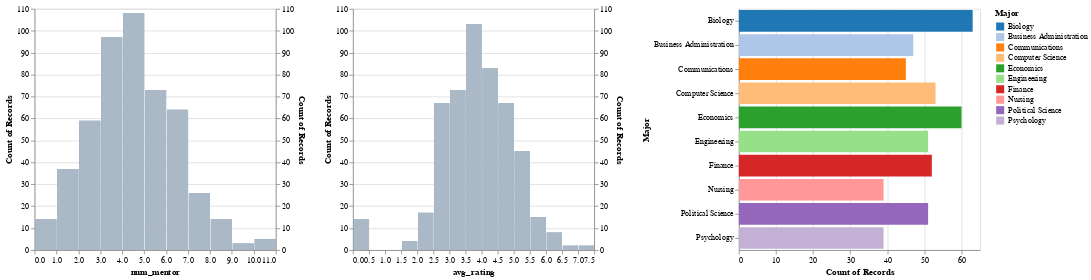

The code cell stored with this chart in its notebook:
### Code cell
#Interactive Altair visualization
#display histograms of data,sliced by a given attribute

#first, create a filter
major_filter=alt.selection_multi(fields=["Major"])
major_chart=alt.Chart().mark_bar().encode(
    x="count()",
    y=alt.Y("Major:N"),
    color=alt.condition(major_filter,
                        alt.Color("Major:N",scale=alt.Scale(scheme='category20')),
                        alt.value("lightgray"))
).properties(width=300,height=300,selection=major_filter)

# A function that generates a histogram of filtered data.
def filtered_hist(field, label, filter):
  """Creates a layered chart of histograms.
  The first layer (light gray) contains the histogram of the full data, and the
  second contains the histogram of the filtered data.
  Args:
    field: the field for which to generate the histogram.
    label: String label of the histogram.
    filter: an alt.Selection object to be used to filter the data.
  """
  base = alt.Chart().mark_bar().encode(
      x=alt.X(field, bin=alt.Bin(maxbins=20), title=label),
      y="count()").properties(width=300)
  return alt.layer(
      base.transform_filter(filter),
      base.encode(color=alt.value('lightgray'), opacity=alt.value(.7)),
  ).resolve_scale(y='independent')

# Create a chart for the count, and one for the mean.
alt.hconcat(
    filtered_hist('num_mentor', 'num_mentor', major_filter),
    filtered_hist('avg_rating', 'avg_rating', major_filter),
    major_chart,
    data=df_mentee)

### Figure 1 — Vega-Lite specification as saved in the notebook (floating-point values rounded to 4 significant figures; data arrays with more than 128 entries replaced by an {"elided": "..."} marker saying what was removed)
{"config": {"view": {"continuousWidth": 400, "continuousHeight": 300}}, "hconcat": [{"layer": [{"mark": "bar", "encoding": {"x": {"bin": {"maxbins": 20}, "field": "num_mentor", "title": "num_mentor", "type": "quantitative"}, "y": {"aggregate": "count", "type": "quantitative"}}, "transform": [{"filter": {"selection": "selector001"}}], "width": 300}, {"mark": "bar", "encoding": {"color": {"value": "lightgray"}, "opacity": {"value": 0.7}, "x": {"bin": {"maxbins": 20}, "field": "num_mentor", "title": "num_mentor", "type": "quantitative"}, "y": {"aggregate": "count", "type": "quantitative"}}, "width": 300}], "resolve": {"scale": {"y": "independent"}}}, {"layer": [{"mark": "bar", "encoding": {"x": {"bin": {"maxbins": 20}, "field": "avg_rating", "title": "avg_rating", "type": "quantitative"}, "y": {"aggregate": "count", "type": "quantitative"}}, "transform": [{"filter": {"selection": "selector001"}}], "width": 300}, {"mark": "bar", "encoding": {"color": {"value": "lightgray"}, "opacity": {"value": 0.7}, "x": {"bin": {"maxbins": 20}, "field": "avg_rating", "title": "avg_rating", "type": "quantitative"}, "y": {"aggregate": "count", "type": "quantitative"}}, "width": 300}], "resolve": {"scale": {"y": "independent"}}}, {"mark": "bar", "encoding": {"color": {"condition": {"field": "Major", "scale": {"scheme": "category20"}, "type": "nominal", "selection": "selector001"}, "value": "lightgray"}, "x": {"aggregate": "count", "type": "quantitative"}, "y": {"field": "Major", "type": "nominal"}}, "height": 300, "selection": {"selector001": {"type": "multi", "fields": ["Major"]}}, "width": 300}], "data": {"name": "data-9a18f295933a74d432c2c532ff42e6cd"}, "$schema": "https://vega.github.io/schema/vega-lite/v4.17.0.json", "datasets": {"data-9a18f295933a74d432c2c532ff42e6cd": {"elided": "500 records"}}}
